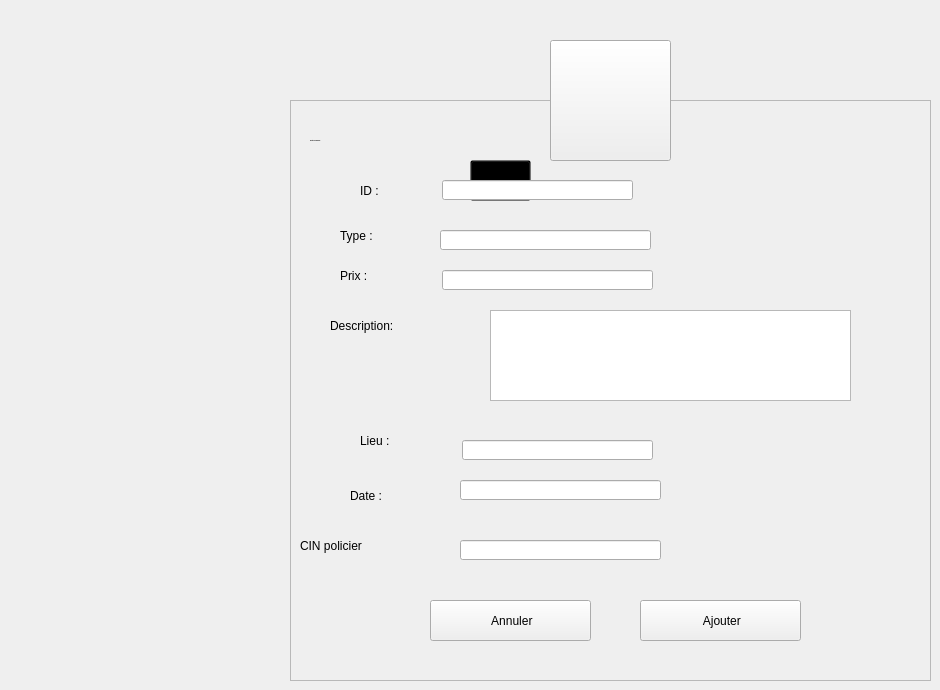
    <widget class="QWidget" name="Ajouter_amende">
     <widget class="QToolButton" name="toolButton_8">
      <property name="geometry">
       <rect>
        <x>550</x>
        <y>40</y>
        <width>121</width>
        <height>121</height>
       </rect>
      </property>
      <property name="styleSheet">
       <string notr="true"/>
      </property>
      <property name="text">
       <string/>
      </property>
      <property name="icon">
       <iconset resource="resources.qrc">
        <normaloff>:/resources/image/gdpr.png</normaloff>:/resources/image/gdpr.png</iconset>
      </property>
      <property name="iconSize">
       <size>
        <width>64</width>
        <height>64</height>
       </size>
      </property>
     </widget>
     <widget class="QFrame" name="frame_8">
      <property name="geometry">
       <rect>
        <x>290</x>
        <y>100</y>
        <width>641</width>
        <height>581</height>
       </rect>
      </property>
      <property name="styleSheet">
       <string notr="true"/>
      </property>
      <property name="frameShape">
       <enum>QFrame::StyledPanel</enum>
      </property>
      <property name="frameShadow">
       <enum>QFrame::Raised</enum>
      </property>
      <widget class="QLabel" name="L_AjouterAmende">
       <property name="geometry">
        <rect>
         <x>20</x>
         <y>20</y>
         <width>281</width>
         <height>41</height>
        </rect>
       </property>
       <property name="font">
        <font>
         <family>century gothic</family>
         <pointsize>-1</pointsize>
         <weight>75</weight>
         <bold>true</bold>
        </font>
       </property>
       <property name="styleSheet">
        <string notr="true">background: transparent;</string>
       </property>
       <property name="text">
        <string>Ajouter une amende :</string>
       </property>
      </widget>
      <widget class="QPushButton" name="B_AConfirmerAmende">
       <property name="geometry">
        <rect>
         <x>350</x>
         <y>500</y>
         <width>161</width>
         <height>41</height>
        </rect>
       </property>
       <property name="cursor">
        <cursorShape>PointingHandCursor</cursorShape>
       </property>
       <property name="text">
        <string> Ajouter</string>
       </property>
       <property name="icon">
        <iconset resource="resources.qrc">
         <normaloff>:/resources/Downloads/check-mark.png</normaloff>:/resources/Downloads/check-mark.png</iconset>
       </property>
       <property name="iconSize">
        <size>
         <width>20</width>
         <height>20</height>
        </size>
       </property>
      </widget>
      <widget class="QPushButton" name="B_AAnnulerAmende">
       <property name="geometry">
        <rect>
         <x>140</x>
         <y>500</y>
         <width>161</width>
         <height>41</height>
        </rect>
       </property>
       <property name="cursor">
        <cursorShape>PointingHandCursor</cursorShape>
       </property>
       <property name="text">
        <string> Annuler</string>
       </property>
       <property name="icon">
        <iconset resource="resources.qrc">
         <normaloff>:/resources/Downloads/close.png</normaloff>:/resources/Downloads/close.png</iconset>
       </property>
       <property name="iconSize">
        <size>
         <width>16</width>
         <height>16</height>
        </size>
       </property>
      </widget>
      <widget class="QToolButton" name="toolButton_9">
       <property name="geometry">
        <rect>
         <x>180</x>
         <y>60</y>
         <width>61</width>
         <height>41</height>
        </rect>
       </property>
       <property name="styleSheet">
        <string notr="true">background: transparent;</string>
       </property>
       <property name="text">
        <string/>
       </property>
       <property name="icon">
        <iconset>
         <normaloff>:/Recources/Images/add-property.png</normaloff>:/Recources/Images/add-property.png</iconset>
       </property>
       <property name="iconSize">
        <size>
         <width>30</width>
         <height>30</height>
        </size>
       </property>
      </widget>
      <widget class="QLabel" name="L_AIDAmende">
       <property name="geometry">
        <rect>
         <x>70</x>
         <y>80</y>
         <width>81</width>
         <height>21</height>
        </rect>
       </property>
       <property name="styleSheet">
        <string notr="true">background: transparent;</string>
       </property>
       <property name="text">
        <string>ID :</string>
       </property>
      </widget>
      <widget class="QLabel" name="L_ATypeAmende">
       <property name="geometry">
        <rect>
         <x>50</x>
         <y>120</y>
         <width>81</width>
         <height>31</height>
        </rect>
       </property>
       <property name="styleSheet">
        <string notr="true">background: transparent;</string>
       </property>
       <property name="text">
        <string>Type :</string>
       </property>
      </widget>
      <widget class="QLabel" name="L_APrixAmende">
       <property name="geometry">
        <rect>
         <x>50</x>
         <y>160</y>
         <width>81</width>
         <height>31</height>
        </rect>
       </property>
       <property name="styleSheet">
        <string notr="true">background: transparent;</string>
       </property>
       <property name="text">
        <string>Prix : </string>
       </property>
      </widget>
      <widget class="QLabel" name="L_ADescAmende">
       <property name="geometry">
        <rect>
         <x>40</x>
         <y>210</y>
         <width>141</width>
         <height>31</height>
        </rect>
       </property>
       <property name="styleSheet">
        <string notr="true">background: transparent;
</string>
       </property>
       <property name="text">
        <string>Description:</string>
       </property>
      </widget>
      <widget class="QLabel" name="L_ALieuAmende">
       <property name="geometry">
        <rect>
         <x>70</x>
         <y>330</y>
         <width>101</width>
         <height>21</height>
        </rect>
       </property>
       <property name="styleSheet">
        <string notr="true">background: transparent;</string>
       </property>
       <property name="text">
        <string>Lieu :</string>
       </property>
      </widget>
      <widget class="QLabel" name="L_ADateAmende">
       <property name="geometry">
        <rect>
         <x>60</x>
         <y>380</y>
         <width>81</width>
         <height>31</height>
        </rect>
       </property>
       <property name="styleSheet">
        <string notr="true">background: transparent;</string>
       </property>
       <property name="text">
        <string>Date :</string>
       </property>
      </widget>
      <widget class="QLineEdit" name="LE_AIDAmende">
       <property name="geometry">
        <rect>
         <x>152</x>
         <y>80</y>
         <width>191</width>
         <height>20</height>
        </rect>
       </property>
      </widget>
      <widget class="QLineEdit" name="LE_ATypeAmende">
       <property name="geometry">
        <rect>
         <x>150</x>
         <y>130</y>
         <width>211</width>
         <height>20</height>
        </rect>
       </property>
      </widget>
      <widget class="QLineEdit" name="LE_APrixAmende">
       <property name="geometry">
        <rect>
         <x>152</x>
         <y>170</y>
         <width>211</width>
         <height>20</height>
        </rect>
       </property>
      </widget>
      <widget class="QTextEdit" name="LE_ADescAmende">
       <property name="geometry">
        <rect>
         <x>200</x>
         <y>210</y>
         <width>361</width>
         <height>91</height>
        </rect>
       </property>
      </widget>
      <widget class="QLineEdit" name="LE_ALieuAmende">
       <property name="geometry">
        <rect>
         <x>172</x>
         <y>340</y>
         <width>191</width>
         <height>20</height>
        </rect>
       </property>
      </widget>
      <widget class="QLineEdit" name="LE_ADateAmende">
       <property name="geometry">
        <rect>
         <x>170</x>
         <y>380</y>
         <width>201</width>
         <height>20</height>
        </rect>
       </property>
      </widget>
      <widget class="QLabel" name="L_ACINpolicier">
       <property name="geometry">
        <rect>
         <x>10</x>
         <y>430</y>
         <width>141</width>
         <height>31</height>
        </rect>
       </property>
       <property name="styleSheet">
        <string notr="true">background: transparent;</string>
       </property>
       <property name="text">
        <string>CIN policier</string>
       </property>
      </widget>
      <widget class="QLineEdit" name="LE_ACINpolicier">
       <property name="geometry">
        <rect>
         <x>170</x>
         <y>440</y>
         <width>201</width>
         <height>20</height>
        </rect>
       </property>
      </widget>
     </widget>
     <zorder>frame_8</zorder>
     <zorder>toolButton_8</zorder>
    </widget>
